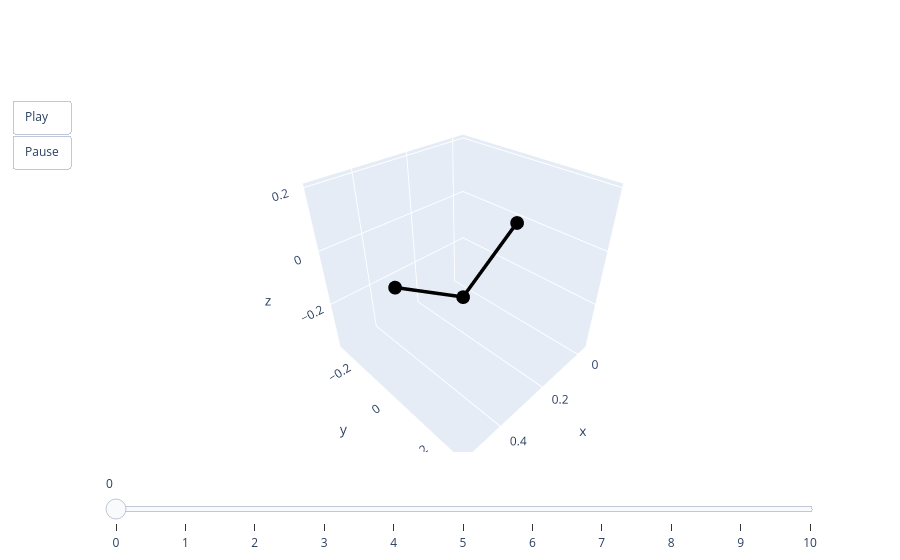

This figure's notebook cell:
### Code cell
animate(valid.qs)

### Figure 1 — Plotly figure (JSON) as saved in the notebook; plotly's stock layout.template omitted (floating-point values rounded to 4 significant figures)
{"data": [{"line": {"color": "black", "width": 7}, "mode": "lines+markers", "type": "scatter3d", "x": [0, 0.25, 0.5], "y": [0, 3.617e-12, 0], "z": [0, -0.1699, 0]}], "layout": {"scene": {"aspectmode": "cube", "xaxis": {"autorange": false, "range": [-0.05, 0.55]}, "yaxis": {"autorange": false, "range": [-0.3, 0.3]}, "zaxis": {"autorange": false, "range": [-0.3886, 0.2114]}}, "sliders": [{"steps": [{"args": [["0"], {"frame": {"duration": 0, "redraw": true}, "mode": "immediate"}], "label": "0", "method": "animate"}, {"args": [["1"], {"frame": {"duration": 0, "redraw": true}, "mode": "immediate"}], "label": "1", "method": "animate"}, {"args": [["2"], {"frame": {"duration": 0, "redraw": true}, "mode": "immediate"}], "label": "2", "method": "animate"}, {"args": [["3"], {"frame": {"duration": 0, "redraw": true}, "mode": "immediate"}], "label": "3", "method": "animate"}, {"args": [["4"], {"frame": {"duration": 0, "redraw": true}, "mode": "immediate"}], "label": "4", "method": "animate"}, {"args": [["5"], {"frame": {"duration": 0, "redraw": true}, "mode": "immediate"}], "label": "5", "method": "animate"}, {"args": [["6"], {"frame": {"duration": 0, "redraw": true}, "mode": "immediate"}], "label": "6", "method": "animate"}, {"args": [["7"], {"frame": {"duration": 0, "redraw": true}, "mode": "immediate"}], "label": "7", "method": "animate"}, {"args": [["8"], {"frame": {"duration": 0, "redraw": true}, "mode": "immediate"}], "label": "8", "method": "animate"}, {"args": [["9"], {"frame": {"duration": 0, "redraw": true}, "mode": "immediate"}], "label": "9", "method": "animate"}, {"args": [["10"], {"frame": {"duration": 0, "redraw": true}, "mode": "immediate"}], "label": "10", "method": "animate"}]}], "updatemenus": [{"buttons": [{"args": [null, {"frame": {"duration": 50, "redraw": true}, "fromcurrent": true}], "label": "Play", "method": "animate"}, {"args": [[null], {"frame": {"duration": 0, "redraw": true}, "mode": "immediate"}], "label": "Pause", "method": "animate"}], "showactive": false, "type": "buttons"}]}}
